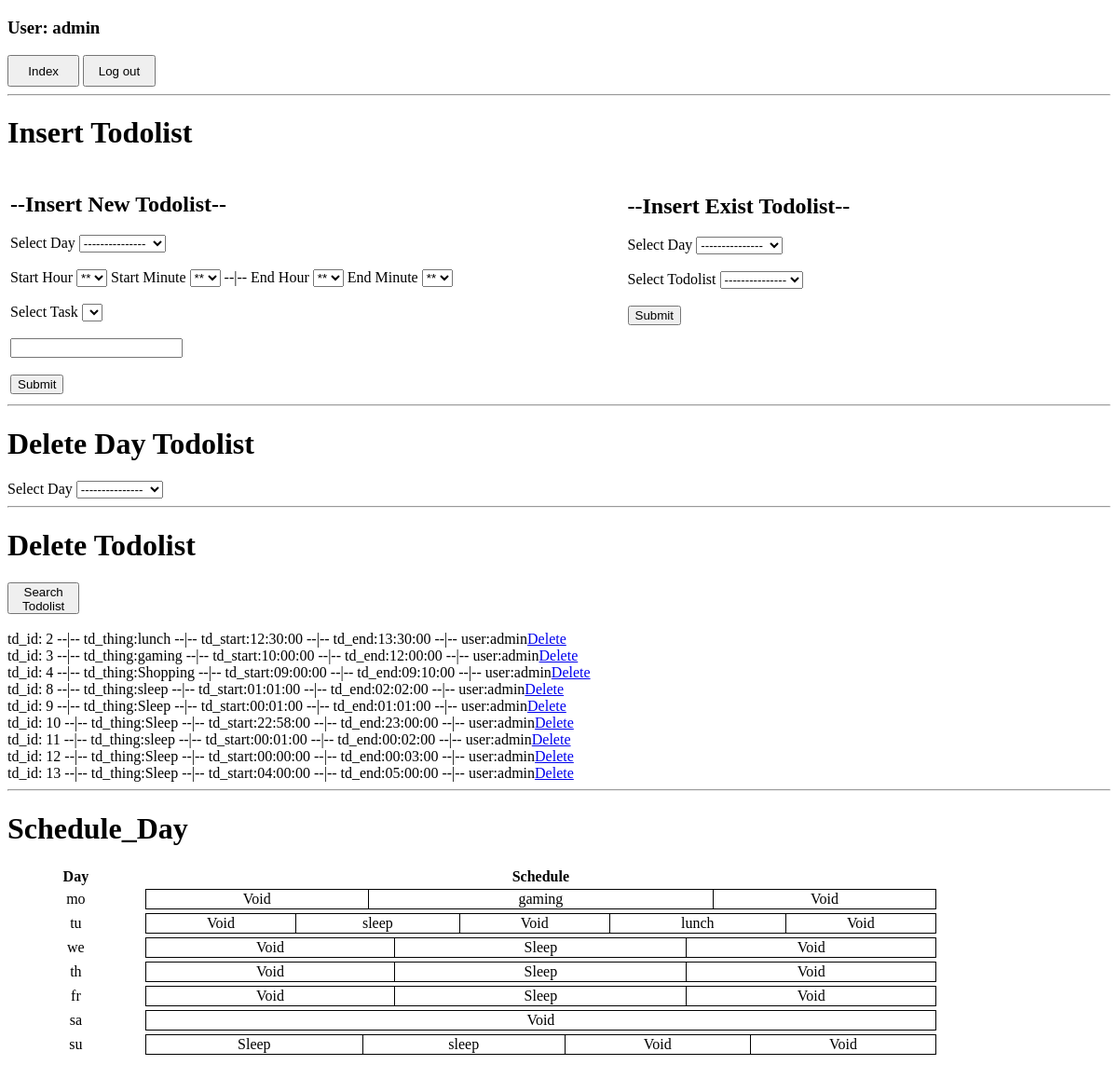
The app's page /search_todolist (signed in), older data.
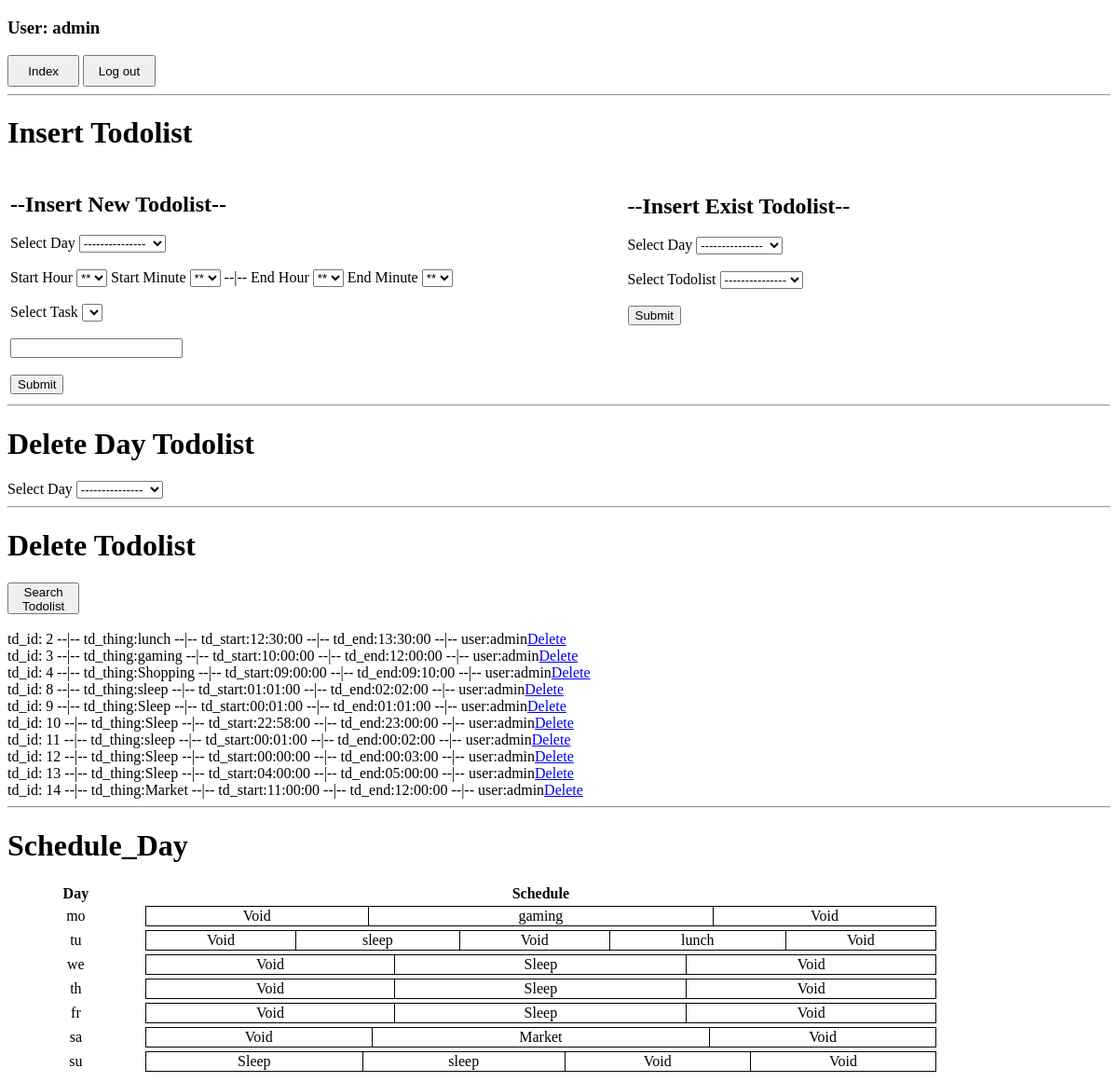
The same page, newer data.
### schedule/models.py (models this page shows, shortened)
class Todolist(models.Model):
    td_id = models.AutoField(primary_key=True)
    td_thing = models.CharField(max_length=50)
    td_start = models.TimeField()
    td_end = models.TimeField()
    task = models.ForeignKey(Task, on_delete=models.CASCADE, blank=True)
    user = models.ForeignKey(User, on_delete=models.CASCADE)
    def __str__(self):
        return f"td_id: {self.td_id} --|-- td_thing:{self.td_thing} --|-- td_start:{self.td_start} --|-- td_end:{self.td_end} --|-- user:{self.user}"

class Day(models.Model):
    id = models.AutoField(primary_key=True)
    user = models.ForeignKey(User, on_delete=models.CASCADE)
    day_code = models.CharField(max_length=2)
    todolist_id = models.ManyToManyField(Todolist, blank=True)

### schedule/views.py (the view)
# urls.py: path("search_todolist", views.search_todolist, name="search_todolist"),
def search_todolist(request):
    todolist = []
    for x in Todolist.objects.filter(user=request.user).all():
        todolist.append(x)
    schedule_data = schedule_table(request)
    return render(request, "schedule/index.html", {
        "todolist": todolist,
        "schedule_data": schedule_data,
    })

### schedule/templates/schedule/index.html (shortened to what the changed rows need)
{% load static %}
<!DOCTYPE html>
<html>
{% block body %}
    <section name="Menu">
        <h3>User: {{request.user.username}}</h3>
        <a href="{% url 'schedule:index' %}"><button type="button"  style="width: 5.8em; height: 2.5em;">Index</button></a>
        {% if request.user.is_authenticated %}
        <a href="{% url 'user:logout' %}"><button type="button"  style="width: 5.8em; height: 2.5em;">Log out</button></a>
        {% else %}
        <a href="{% url 'user:register' %}"><button type="button"  style="width: 5.8em; height: 2.5em;">Register</button></a>
        <a href="{% url 'user:login' %}"><button type="button"  style="width: 5.8em; height: 2.5em;">Log in</button></a>
        {% endif %}
    </section>
    <hr>
    <h1>Insert Todolist</h1>
        <section name="Insert Todolist">
            <table style="width: 1000px; border: 0px ">
                <tr>
                    <td>
                        <form method="POST" action="{% url 'schedule:insert_schdule' %}" class="contact-form" name="form_insert">
                            <h2>--Insert New Todolist--</h2>
                            <br>
                            <br>
                            <br>
                            <br>
                        </form>
                    </td>
                    <td>
                        <form method="post" action="{% url 'schedule:insert_todolist_schdule' %}" class="contact-form" name="form_insert_todolist_schdule">
                            <section name="day">
                                <h2>--Insert Exist Todolist--</h2>
                                <br>
                                <br>
                                <br>
                                <br>
                                <br>
                                <br>
                                <br>
                                <br>
                                <br>
                            </section>
                        </form>
                    </td>
                </tr>
            </table>
        </section>
    <hr>
    <h1>Delete Day Todolist</h1>
        <section name="Search Day Todolist">
            <label>Select Day</label>
            <select id="day_delete" name="day_delete" onchange="return selectDayDelete()">
            </select>
        </section>
    <hr>
    <h1>Delete Todolist</h1>
        <section name="Delete Todolist">
        <a href="{% url 'schedule:search_todolist' %}"><button type="button"  style="width: 5.8em; height: 2.5em;">Search Todolist</button></a>
        <br>
        <br>
            {% for x in todolist %}
                {{x}}<a href="{% url 'schedule:delete_todolist' x.td_id %}">Delete</a>
                <br>
            {% endfor %}
        </section>
    <hr>
    <h1>Schedule_Day</h1>
    <section name="Schedule_Day">
        <table style="width: 1000px; border: 0px ">
            <tr style="text-align: center;">
                <th>Day</th>
                <th>Schedule</th>
            </tr>
            {% for x in schedule_data %}
            <tr >
                <td style="text-align: center;">
                    {{x.1}}
                </td>
                <td>
                    <table style="width:100%; text-align: center; border-collapse: collapse;">
                        <tr>
                            {% for y in x.0 %}
                                <td style="border: 1px solid black;  border-collapse: collapse;">
                                {{y.2}}
                                </td>
                            {% endfor %}
                        </tr>
                    </table>
                </td>
            </tr>
            {% endfor %}
        </table>
    </section>
{% endblock %}
</html>

Row changes from the older to the newer data that the page shows:
added Todolist: td_id+td_thing+td_start "td_id: 14 --|-- td_thing:Market --|-- td_start:11:00:00 --|-- td_end:12:00:00 --|-- user:admin", td_thing "Market"
Text that changed along with them:
new list line: "Void"
